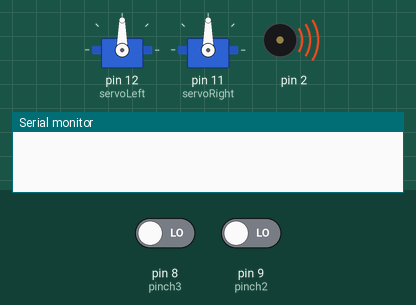
Recording of a sketch running on a simulated Arduino Uno, built with avr-gcc and run on an emulated ATmega328P. On the bench: 2 × servo, buzzer (waves = sounding), the last lines printed to the serial monitor. The inputs (shaded band) are chosen by the test bench; at power-on: pin 8 (pinch3) LOW, pin 9 (pinch2) LOW.

Above: at 0.1 s.
At 0.6 s:
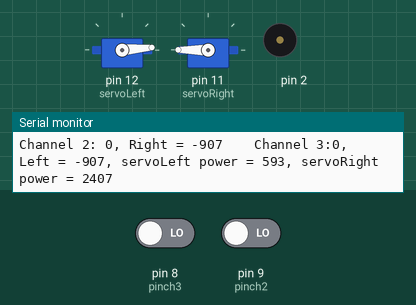
Timing chart, 0 to 2.1 s (numbered marks = the images above):
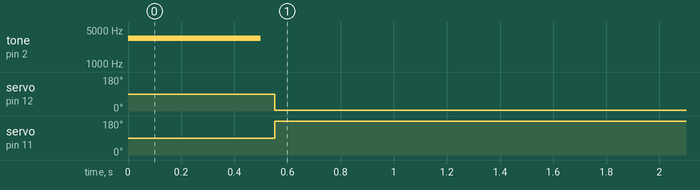

The sketch:

RC_TankBOE.ino
```cpp
// BOE shield - Hooking to HobbyKing RC unit
// Tank Drive Test
//#use Serial
#include <Servo.h>
Servo servoLeft;
Servo servoRight;


// declare R/C pins and variables
int ch1; // Right Joysteck, Left - Right reading
int ch2; // Right Joysteck, Front - Back reading
int ch3; // Left Joysteck, Front - Back reading
int ch4; // Left Joystick, Left - Right reading
int ch5; // VR(A)
int ch6; // VR(B)

int pinch1 = 10;
int pinch2 = 9;
int pinch3 = 8;
int pinch4 = 7;
int pinch5 = 6;
int pinch6 = 5;
int leftMotor, rightMotor;

void setup() {
  servoLeft.attach(12);
  servoRight.attach(11);
  tone(2, 3400, 500);                       // Play tone for 1 second
  delay(500);                               // Delay to finish tone

  //  pinMode(pinch1, INPUT); // Set our input pins as such
  pinMode(pinch2, INPUT);
  pinMode(pinch3, INPUT);
  //pinMode(pinch4, INPUT);
  //  pinMode(pinch5, INPUT);
  //  pinMode(pinch6, INPUT);

  Serial.begin(57600);
}

void loop() {

  //  ch1 = pulseIn(pinch1, HIGH, 25000); // Read the pulse width of
  ch2 = pulseIn(pinch2, HIGH, 25000); // each channel
  ch3 = pulseIn(pinch3, HIGH, 25000);
  //  ch4 = pulseIn(pinch4, HIGH, 25000);
  //  ch5 = pulseIn(pinch5, HIGH, 25000);
  //  ch6 = pulseIn(pinch6, HIGH, 25000);


  Serial.print("Channel 2: ");
  Serial.print(ch2);        // each channel
  Serial.print(", Right = ");
  Serial.print(map(ch2,1150,1800,-200,200));        // each channel

  Serial.print("    Channel 3:");
  Serial.print(ch3);
  Serial.print(", Left = ");
  Serial.print(map(ch3,1150,1800,-200,200));        // each channel
  rightMotor = 1500 - map(ch2,1150,1800,-200,200);
  leftMotor = 1500 + map(ch3,1150,1800,-200,200);
  servoLeft.writeMicroseconds(leftMotor);
  servoRight.writeMicroseconds(rightMotor);
  Serial.print(", servoLeft power = ");
  Serial.print(leftMotor);
  Serial.print(", servoRight power = ");
  Serial.println(rightMotor);

  delay(200); // delay for ease in reading
}
```

Measured:
- by itself, servo on pin 12 (servoLeft): 90° → 5° at 0.55 s
- by itself, servo on pin 11 (servoRight): 90° → 180° at 0.55 s
